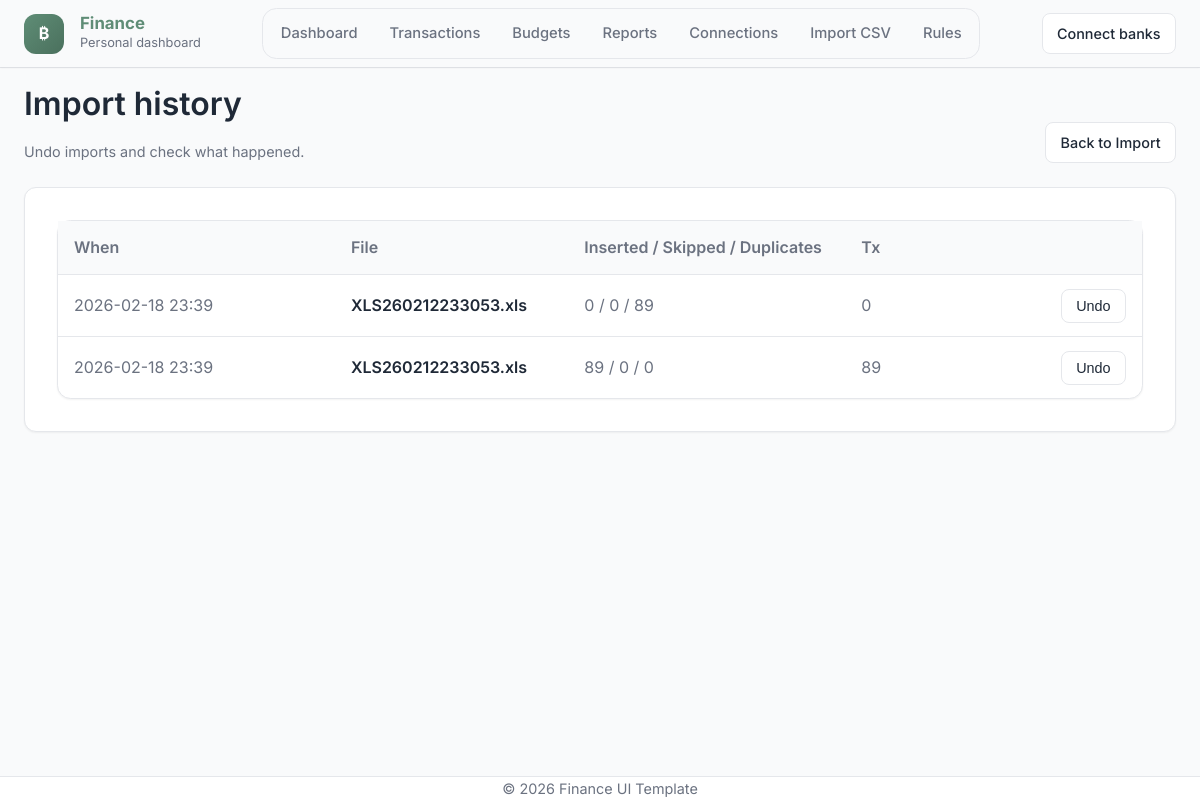
Page /imports on the earlier database version.
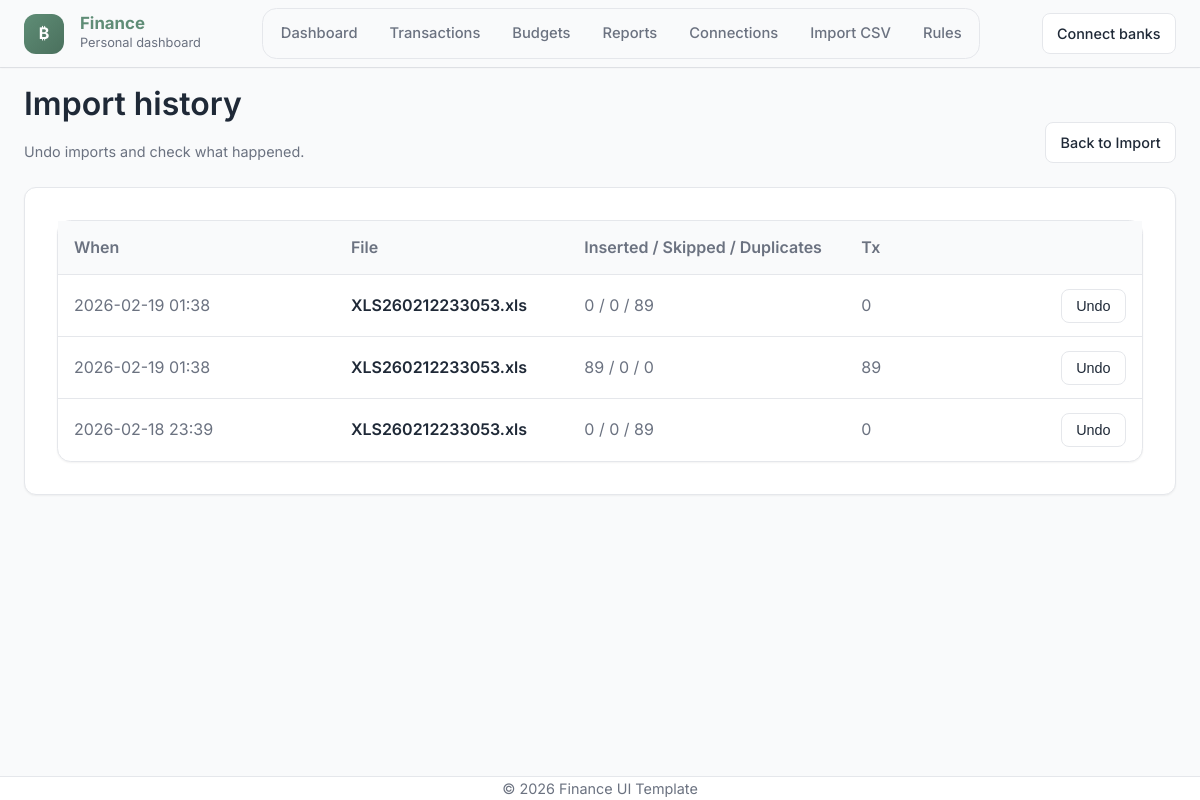
Same page on the later database version.
### models.py (models this page shows)
class ImportBatch(db.Model):
    id = db.Column(db.Integer, primary_key=True)
    created_at = db.Column(db.DateTime, default=datetime.utcnow, nullable=False)
    filename = db.Column(db.String(255), nullable=True)
    source = db.Column(db.String(50), default="csv", nullable=False)  # csv / api later
    account_id = db.Column(db.Integer, db.ForeignKey("account.id"), nullable=True)
    account = db.relationship("Account", backref=db.backref("import_batches", lazy=True))
    rows_inserted = db.Column(db.Integer, default=0, nullable=False)
    rows_skipped = db.Column(db.Integer, default=0, nullable=False)
    duplicates = db.Column(db.Integer, nullable=False, default=0)
    note = db.Column(db.String(255), nullable=True)

### app.py (the view)
@app.get("/imports")
def imports_page():
    batches = ImportBatch.query.order_by(ImportBatch.created_at.desc()).all()
    for b in batches:
        b.tx_count = db.session.query(func.count(Transaction.id)) \
            .filter(Transaction.import_batch_id == b.id) \
            .scalar()
    return render_template("imports.html", batches=batches)

### app.py (called while the page is built)
@app.context_processor
def inject_now():
    return {"current_year": date.today().year}

### templates/imports.html (shortened to what this page needs)
{% extends "base.html" %}
{% block content %}
<div class="card-header">
  <div>
    <h1>Import history</h1>
    <div class="kicker">Undo imports and check what happened.</div>
  </div>
  <div class="toolbar">
    <a class="btn btn-outline btn-sm" href="{{ url_for('import_page') }}">Back to Import</a>
  </div>
</div>
<div class="card">
  <div class="surface-list">
    <div class="tx-row tx-head" style="grid-template-columns: 1.2fr 1fr 1.2fr .5fr 140px;">
      <div>When</div>
      <div>File</div>
      <div>Inserted / Skipped / Duplicates</div>
      <div>Tx</div>
    </div>
    {% for b in batches %}
    <div class="tx-row" style="grid-template-columns: 1.2fr 1fr 1.2fr .5fr 140px;">
      <div class="muted">{{ b.created_at.strftime("%Y-%m-%d %H:%M") }}</div>
      <div style="font-weight:600;">{{ b.filename or "—" }}</div>
      <div class="muted">{{ b.rows_inserted }} / {{ b.rows_skipped }} / {{ b.duplicates }}</div>
      <div class="muted">{{ b.tx_count }}</div>
      <div style="text-align:right;">
        {% if b.tx_count == 0 %}
          <button class="btn btn-outline btn-sm" disabled title="Nothing to undo (0 transactions in this batch)">
            Undo
          </button>
        {% else %}
          <form method="post"
                action="{{ url_for('undo_import', batch_id=b.id) }}"
                onsubmit="return confirm('Undo this import? This will delete {{ b.tx_count }} transactions.')">
            <button class="btn btn-outline btn-sm" type="submit">Undo</button>
          </form>
        {% endif %}
      </div>
    </div>
    {% endfor %}
  </div>
</div>
{% endblock %}

### templates/base.html (shortened to what this page needs)
<!DOCTYPE html>
<html lang="en">
<head>
  <link rel="stylesheet" href="{{ url_for('static', filename='css/style.css') }}">
</head>
<body>
  <div class="topbar">
    <header>
      <div class="container header-flex">
        <a href="{{ url_for('dashboard') }}" class="logo-section" style="text-decoration:none;">
          <div class="app-mark">₿</div>
          <div class="app-title">
            <div class="app-name">Finance</div>
            <div class="app-subtitle">Personal dashboard</div>
          </div>
        </a>
        <nav class="nav">
          <a class="nav-link {% if request.endpoint=='dashboard' %}active{% endif %}" href="{{ url_for('dashboard') }}">Dashboard</a>
          <a class="nav-link {% if request.endpoint=='transactions' %}active{% endif %}" href="{{ url_for('transactions') }}">Transactions</a>
          <a class="nav-link {% if request.endpoint=='budgets' %}active{% endif %}" href="{{ url_for('budgets') }}">Budgets</a>
          <a class="nav-link {% if request.endpoint=='reports' %}active{% endif %}" href="{{ url_for('reports') }}">Reports</a>
          <a class="nav-link {% if request.endpoint=='connections' %}active{% endif %}" href="{{ url_for('connections') }}">Connections</a>
        <a class="nav-link {% if request.endpoint=='import_page' %}active{% endif %}"
   href="{{ url_for('import_page') }}">
  Import CSV
</a>
        <a class="nav-link {% if request.endpoint in ['rules_page'] %}active{% endif %}"
   href="{{ url_for('rules_page') }}">
  Rules
</a>
        </nav>
        <div class="user-controls">
          <a class="btn btn-outline btn-sm" href="{{ url_for('connections') }}">Connect banks</a>
        </div>
      </div>
    </header>
  </div>
  <main class="container">
    {% block content %}{% endblock %}
  </main>
  <footer class="container">
    <p>© {{ current_year }} Finance UI Template</p>
  </footer>
</body>
</html>

### static/css/style.css (style rules this page uses)
:root { --color-bg: #F9FAFB; --color-surface: #FFFFFF; --color-primary: #5F8D76; --color-primary-dark: #4A705D; --color-secondary: #8DA9C4; --color-text-main: #1F2937; --color-text-muted: #6B7280; --color-accent: #D4A373; --color-border: #E5E7EB; --font-sans: 'Inter', 'Poppins', -apple-system, BlinkMacSystemFont, "Segoe UI", Roboto, sans-serif; --spacing-xs: 0.5rem; --spacing-sm: 1rem; --spacing-md: 1.5rem; --spacing-lg: 2rem; --spacing-xl: 3rem; --shadow-sm: 0 1px 2px 0 rgba(0, 0, 0, 0.05); --shadow-md: 0 4px 6px -1px rgba(0, 0, 0, 0.1), 0 2px 4px -1px rgba(0, 0, 0, 0.06); }
* { box-sizing: border-box; margin: 0; padding: 0; }
body { font-family: var(--font-sans); background-color: var(--color-bg); color: var(--color-text-main); line-height: 1.6; min-height: 100vh; display: flex; flex-direction: column; }
h1, h2, h3, h4, h5, h6 { font-weight: 600; line-height: 1.25; color: var(--color-text-main); margin-bottom: var(--spacing-sm); }
a { color: var(--color-primary); text-decoration: none; transition: color 0.2s; }
.container { max-width: 1200px; margin: 0 auto; padding: 0 var(--spacing-md); width: 100%; }
.container:not(.header-flex) { margin-top: 1rem; }
header { background-color: var(--color-surface); box-shadow: var(--shadow-sm); padding: var(--spacing-xs) 0; }
.header-flex { display: flex; align-items: center; justify-content: space-between; }
.logo-section { display: flex; align-items: center; gap: var(--spacing-sm); }
.user-controls { display: flex; align-items: center; gap: var(--spacing-md); font-size: 0.9rem; color: var(--color-text-muted); }
main { flex: 1; padding: var(--spacing-xl) 0; margin-top: 5rem; }
.btn { display: inline-block; padding: 0.75rem 1.5rem; border-radius: 0.5rem; font-weight: 500; cursor: pointer; border: none; font-size: 1rem; transition: all 0.2s ease; }
.btn-outline { border: 1px solid var(--color-border); background: white; color: var(--color-text-main); }
.card { background: var(--color-surface); border-radius: 0.75rem; box-shadow: var(--shadow-sm); padding: var(--spacing-lg); border: 1px solid var(--color-border); transition: transform 0.2s, box-shadow 0.2s; }
footer { margin-top: auto; padding: var(--spacing-md) 0; background-color: white; border-top: 1px solid var(--color-border); text-align: center; color: var(--color-text-muted); font-size: 0.9rem; }
.topbar { position: sticky; top: 0; z-index: 50; backdrop-filter: blur(8px); background: rgba(249,250,251,0.9); border-bottom: 1px solid var(--color-border); }
.topbar header, .topbar .container { background: transparent; }
.app-mark { width: 40px; height: 40px; border-radius: 12px; display:flex; align-items:center; justify-content:center; background: linear-gradient(135deg, var(--color-primary), var(--color-primary-dark)); color: #fff; font-weight: 700; }
.app-title .app-name { font-weight: 700; font-size: 1.05rem; line-height: 1.1; }
.app-title .app-subtitle { font-size: .8rem; color: var(--color-text-muted); }
.nav { display:flex; gap: .5rem; background: var(--color-bg); border: 1px solid var(--color-border); padding: .35rem; border-radius: .9rem; }
.nav-link { padding: .45rem .75rem; border-radius: .7rem; color: var(--color-text-muted); font-weight: 500; font-size: .92rem; }
.btn-sm { padding: .5rem .9rem; font-size: .9rem; }
.muted { color: var(--color-text-muted); }
.card-header { display:flex; align-items:flex-end; justify-content:space-between; gap: var(--spacing-md); margin-bottom: var(--spacing-md); flex-wrap: wrap; }
.kicker { color: var(--color-text-muted); font-size: .9rem; margin-top: .25rem; }
.surface-list { background: var(--color-surface); border: 1px solid var(--color-border); border-radius: 0.85rem; box-shadow: var(--shadow-sm); overflow: hidden; }
.tx-row { display:grid; grid-template-columns: 120px 1.5fr 1fr 140px 160px; gap: var(--spacing-md); padding: .85rem 1rem; border-bottom: 1px solid var(--color-border); align-items:center; }
.tx-row:last-child { border-bottom:none; }
.tx-head { background: var(--color-bg); color: var(--color-text-muted); font-weight: 600; }
.toolbar { display:flex; gap:.6rem; align-items:center; flex-wrap:wrap; }
.tx-row { display:grid; grid-template-columns: 120px minmax(260px, 1.4fr) 160px 120px 140px; gap: 16px; padding: .85rem 1rem; border-bottom: 1px solid var(--color-border); align-items:center; }
.tx-row > div { min-width: 0; }
.surface-list, .tx-row { overflow: visible; }

Differences in the rows shown:
removed ImportBatch: created_at "2026-02-18 23:39", filename "XLS260212233053.xls", rows_inserted "89", rows_skipped "0", duplicates "0", tx_count "89"
added ImportBatch: created_at "2026-02-19 01:38", filename "XLS260212233053.xls", rows_inserted "0", rows_skipped "0", duplicates "89", tx_count "0", shows "Undo"
added ImportBatch: created_at "2026-02-19 01:38", filename "XLS260212233053.xls", rows_inserted "89", rows_skipped "0", duplicates "0", tx_count "89"
